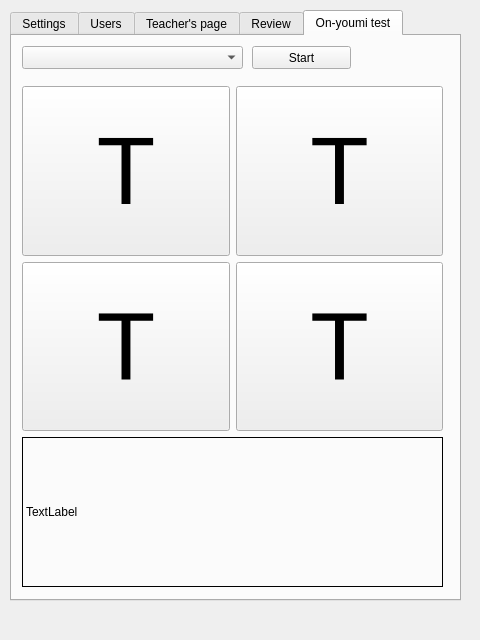
<?xml version="1.0" encoding="UTF-8"?>
<ui version="4.0">
 <class>KanjiToolsWindow</class>
 <widget class="QMainWindow" name="KanjiToolsWindow">
  <property name="geometry">
   <rect>
    <x>0</x>
    <y>0</y>
    <width>480</width>
    <height>640</height>
   </rect>
  </property>
  <property name="windowTitle">
   <string>Knanji tools</string>
  </property>
  <widget class="QWidget" name="centralwidget">
   <widget class="QTabWidget" name="tabWidget">
    <property name="geometry">
     <rect>
      <x>10</x>
      <y>10</y>
      <width>451</width>
      <height>591</height>
     </rect>
    </property>
    <property name="currentIndex">
     <number>4</number>
    </property>
    <widget class="QWidget" name="tab">
     <attribute name="title">
      <string>Settings</string>
     </attribute>
     <widget class="QPushButton" name="pushButton">
      <property name="geometry">
       <rect>
        <x>10</x>
        <y>20</y>
        <width>141</width>
        <height>23</height>
       </rect>
      </property>
      <property name="text">
       <string>Recreate tables</string>
      </property>
     </widget>
    </widget>
    <widget class="QWidget" name="tab_3">
     <attribute name="title">
      <string>Users</string>
     </attribute>
     <widget class="QListWidget" name="listWidget">
      <property name="geometry">
       <rect>
        <x>10</x>
        <y>40</y>
        <width>421</width>
        <height>511</height>
       </rect>
      </property>
      <property name="locale">
       <locale language="Japanese" country="Japan"/>
      </property>
     </widget>
     <widget class="QPushButton" name="pushButton_2">
      <property name="geometry">
       <rect>
        <x>10</x>
        <y>10</y>
        <width>111</width>
        <height>23</height>
       </rect>
      </property>
      <property name="text">
       <string>Add user</string>
      </property>
     </widget>
     <widget class="QPushButton" name="pushButton_3">
      <property name="geometry">
       <rect>
        <x>130</x>
        <y>10</y>
        <width>111</width>
        <height>23</height>
       </rect>
      </property>
      <property name="text">
       <string>Remove user</string>
      </property>
     </widget>
     <widget class="QPushButton" name="pushButton_4">
      <property name="geometry">
       <rect>
        <x>250</x>
        <y>10</y>
        <width>111</width>
        <height>23</height>
       </rect>
      </property>
      <property name="text">
       <string>Edit user data</string>
      </property>
     </widget>
    </widget>
    <widget class="QWidget" name="tab_2">
     <attribute name="title">
      <string>Teacher's page</string>
     </attribute>
     <widget class="QWidget" name="layoutWidget">
      <property name="geometry">
       <rect>
        <x>10</x>
        <y>20</y>
        <width>151</width>
        <height>421</height>
       </rect>
      </property>
      <layout class="QVBoxLayout" name="verticalLayout_10">
       <item>
        <layout class="QVBoxLayout" name="verticalLayout_2">
         <item>
          <widget class="QLabel" name="label">
           <property name="text">
            <string>Course</string>
           </property>
          </widget>
         </item>
         <item>
          <widget class="QComboBox" name="comboBox">
           <property name="editable">
            <bool>true</bool>
           </property>
          </widget>
         </item>
         <item>
          <layout class="QHBoxLayout" name="horizontalLayout">
           <item>
            <widget class="QPushButton" name="pushButton_5">
             <property name="text">
              <string>Add</string>
             </property>
            </widget>
           </item>
           <item>
            <widget class="QPushButton" name="pushButton_6">
             <property name="text">
              <string>Remove</string>
             </property>
            </widget>
           </item>
          </layout>
         </item>
        </layout>
       </item>
       <item>
        <layout class="QVBoxLayout" name="verticalLayout_3">
         <item>
          <widget class="QLabel" name="label_3">
           <property name="text">
            <string>Cadet</string>
           </property>
          </widget>
         </item>
         <item>
          <widget class="QComboBox" name="comboBox_3"/>
         </item>
         <item>
          <widget class="QPushButton" name="pushButton_10">
           <property name="text">
            <string>Add to course</string>
           </property>
          </widget>
         </item>
        </layout>
       </item>
       <item>
        <layout class="QVBoxLayout" name="verticalLayout_9">
         <item>
          <widget class="QLabel" name="label_2">
           <property name="text">
            <string>Kanji group</string>
           </property>
          </widget>
         </item>
         <item>
          <widget class="QComboBox" name="comboBox_2">
           <property name="editable">
            <bool>true</bool>
           </property>
          </widget>
         </item>
         <item>
          <layout class="QHBoxLayout" name="horizontalLayout_2">
           <item>
            <widget class="QPushButton" name="pushButton_7">
             <property name="text">
              <string>Add</string>
             </property>
            </widget>
           </item>
           <item>
            <widget class="QPushButton" name="pushButton_8">
             <property name="text">
              <string>Remove</string>
             </property>
            </widget>
           </item>
          </layout>
         </item>
         <item>
          <widget class="QPushButton" name="pushButton_9">
           <property name="text">
            <string>Open to course</string>
           </property>
          </widget>
         </item>
         <item>
          <widget class="QPushButton" name="pushButton_11">
           <property name="text">
            <string>Open to student</string>
           </property>
          </widget>
         </item>
        </layout>
       </item>
       <item>
        <layout class="QVBoxLayout" name="verticalLayout_4">
         <item>
          <widget class="QLabel" name="label_4">
           <property name="text">
            <string>Tests</string>
           </property>
          </widget>
         </item>
         <item>
          <widget class="QComboBox" name="comboBox_4">
           <property name="editable">
            <bool>true</bool>
           </property>
          </widget>
         </item>
         <item>
          <layout class="QHBoxLayout" name="horizontalLayout_3">
           <item>
            <widget class="QPushButton" name="pushButton_12">
             <property name="text">
              <string>Add</string>
             </property>
            </widget>
           </item>
           <item>
            <widget class="QPushButton" name="pushButton_13">
             <property name="text">
              <string>Remove</string>
             </property>
            </widget>
           </item>
          </layout>
         </item>
         <item>
          <widget class="QPushButton" name="pushButton_14">
           <property name="text">
            <string>Open to course</string>
           </property>
          </widget>
         </item>
         <item>
          <widget class="QPushButton" name="pushButton_15">
           <property name="text">
            <string>Open to student</string>
           </property>
          </widget>
         </item>
        </layout>
       </item>
      </layout>
     </widget>
     <widget class="QWidget" name="layoutWidget">
      <property name="geometry">
       <rect>
        <x>190</x>
        <y>20</y>
        <width>225</width>
        <height>421</height>
       </rect>
      </property>
      <layout class="QHBoxLayout" name="horizontalLayout_7">
       <item>
        <layout class="QVBoxLayout" name="verticalLayout">
         <item>
          <widget class="QPushButton" name="pushButton_16">
           <property name="text">
            <string>Add kanji</string>
           </property>
          </widget>
         </item>
         <item>
          <widget class="QPushButton" name="pushButton_17">
           <property name="text">
            <string>Remove kanji</string>
           </property>
          </widget>
         </item>
         <item>
          <widget class="QPushButton" name="pushButton_18">
           <property name="text">
            <string>Edit kanji data</string>
           </property>
          </widget>
         </item>
         <item>
          <widget class="QPushButton" name="pushButton_19">
           <property name="text">
            <string>Add to group</string>
           </property>
          </widget>
         </item>
         <item>
          <widget class="QPushButton" name="pushButton_20">
           <property name="text">
            <string>Add to test</string>
           </property>
          </widget>
         </item>
         <item>
          <widget class="QPushButton" name="pushButton_21">
           <property name="text">
            <string>Remove from test</string>
           </property>
          </widget>
         </item>
         <item>
          <widget class="QPushButton" name="pushButton_22">
           <property name="text">
            <string>Remove from group</string>
           </property>
          </widget>
         </item>
        </layout>
       </item>
       <item>
        <widget class="QListWidget" name="listWidget_2">
         <property name="sizePolicy">
          <sizepolicy hsizetype="Fixed" vsizetype="Expanding">
           <horstretch>0</horstretch>
           <verstretch>0</verstretch>
          </sizepolicy>
         </property>
         <property name="maximumSize">
          <size>
           <width>70</width>
           <height>16777215</height>
          </size>
         </property>
        </widget>
       </item>
      </layout>
     </widget>
    </widget>
    <widget class="QWidget" name="tab_7">
     <attribute name="title">
      <string>Review</string>
     </attribute>
     <widget class="QLabel" name="label_9">
      <property name="geometry">
       <rect>
        <x>40</x>
        <y>50</y>
        <width>151</width>
        <height>111</height>
       </rect>
      </property>
      <property name="font">
       <font>
        <pointsize>72</pointsize>
       </font>
      </property>
      <property name="frameShape">
       <enum>QFrame::Panel</enum>
      </property>
      <property name="text">
       <string>K</string>
      </property>
      <property name="scaledContents">
       <bool>false</bool>
      </property>
      <property name="alignment">
       <set>Qt::AlignCenter</set>
      </property>
     </widget>
     <widget class="QLabel" name="label_10">
      <property name="geometry">
       <rect>
        <x>300</x>
        <y>50</y>
        <width>131</width>
        <height>16</height>
       </rect>
      </property>
      <property name="frameShape">
       <enum>QFrame::Panel</enum>
      </property>
      <property name="text">
       <string>TextLabel</string>
      </property>
     </widget>
     <widget class="QLabel" name="label_11">
      <property name="geometry">
       <rect>
        <x>300</x>
        <y>80</y>
        <width>131</width>
        <height>16</height>
       </rect>
      </property>
      <property name="frameShape">
       <enum>QFrame::Panel</enum>
      </property>
      <property name="text">
       <string>TextLabel</string>
      </property>
     </widget>
     <widget class="QLabel" name="label_12">
      <property name="geometry">
       <rect>
        <x>120</x>
        <y>180</y>
        <width>311</width>
        <height>71</height>
       </rect>
      </property>
      <property name="frameShape">
       <enum>QFrame::Panel</enum>
      </property>
      <property name="text">
       <string>TextLabel</string>
      </property>
      <property name="textFormat">
       <enum>Qt::RichText</enum>
      </property>
      <property name="alignment">
       <set>Qt::AlignLeading|Qt::AlignLeft|Qt::AlignTop</set>
      </property>
      <property name="wordWrap">
       <bool>false</bool>
      </property>
     </widget>
     <widget class="QLabel" name="label_13">
      <property name="geometry">
       <rect>
        <x>120</x>
        <y>270</y>
        <width>311</width>
        <height>71</height>
       </rect>
      </property>
      <property name="frameShape">
       <enum>QFrame::Panel</enum>
      </property>
      <property name="text">
       <string>TextLabel</string>
      </property>
      <property name="textFormat">
       <enum>Qt::RichText</enum>
      </property>
      <property name="alignment">
       <set>Qt::AlignLeading|Qt::AlignLeft|Qt::AlignTop</set>
      </property>
      <property name="wordWrap">
       <bool>false</bool>
      </property>
     </widget>
     <widget class="QComboBox" name="comboBox_9">
      <property name="geometry">
       <rect>
        <x>30</x>
        <y>10</y>
        <width>171</width>
        <height>23</height>
       </rect>
      </property>
     </widget>
     <widget class="QPushButton" name="pushButton_45">
      <property name="geometry">
       <rect>
        <x>30</x>
        <y>380</y>
        <width>99</width>
        <height>23</height>
       </rect>
      </property>
      <property name="text">
       <string>&lt;</string>
      </property>
     </widget>
     <widget class="QPushButton" name="pushButton_46">
      <property name="geometry">
       <rect>
        <x>270</x>
        <y>370</y>
        <width>99</width>
        <height>23</height>
       </rect>
      </property>
      <property name="text">
       <string>&gt;</string>
      </property>
     </widget>
     <widget class="QLabel" name="label_14">
      <property name="geometry">
       <rect>
        <x>220</x>
        <y>50</y>
        <width>61</width>
        <height>16</height>
       </rect>
      </property>
      <property name="text">
       <string>On-youmi:</string>
      </property>
     </widget>
     <widget class="QLabel" name="label_15">
      <property name="geometry">
       <rect>
        <x>220</x>
        <y>80</y>
        <width>71</width>
        <height>16</height>
       </rect>
      </property>
      <property name="text">
       <string>Kun-youmi:</string>
      </property>
     </widget>
     <widget class="QLabel" name="label_16">
      <property name="geometry">
       <rect>
        <x>40</x>
        <y>180</y>
        <width>61</width>
        <height>16</height>
       </rect>
      </property>
      <property name="text">
       <string>Meaning:</string>
      </property>
     </widget>
     <widget class="QLabel" name="label_17">
      <property name="geometry">
       <rect>
        <x>40</x>
        <y>270</y>
        <width>71</width>
        <height>16</height>
       </rect>
      </property>
      <property name="text">
       <string>Examples:</string>
      </property>
     </widget>
    </widget>
    <widget class="QWidget" name="tab_4">
     <attribute name="title">
      <string>On-youmi test</string>
     </attribute>
     <widget class="QComboBox" name="comboBox_5">
      <property name="geometry">
       <rect>
        <x>10</x>
        <y>10</y>
        <width>221</width>
        <height>23</height>
       </rect>
      </property>
     </widget>
     <widget class="QPushButton" name="pushButton_27">
      <property name="geometry">
       <rect>
        <x>240</x>
        <y>10</y>
        <width>99</width>
        <height>23</height>
       </rect>
      </property>
      <property name="text">
       <string>Start</string>
      </property>
     </widget>
     <widget class="QWidget" name="">
      <property name="geometry">
       <rect>
        <x>10</x>
        <y>50</y>
        <width>421</width>
        <height>501</height>
       </rect>
      </property>
      <layout class="QVBoxLayout" name="verticalLayout_5">
       <item>
        <layout class="QGridLayout" name="gridLayout">
         <item row="0" column="0">
          <widget class="QPushButton" name="pushButton_23">
           <property name="sizePolicy">
            <sizepolicy hsizetype="Minimum" vsizetype="Minimum">
             <horstretch>0</horstretch>
             <verstretch>0</verstretch>
            </sizepolicy>
           </property>
           <property name="font">
            <font>
             <pointsize>72</pointsize>
            </font>
           </property>
           <property name="text">
            <string>T</string>
           </property>
          </widget>
         </item>
         <item row="0" column="1">
          <widget class="QPushButton" name="pushButton_24">
           <property name="sizePolicy">
            <sizepolicy hsizetype="Minimum" vsizetype="Minimum">
             <horstretch>0</horstretch>
             <verstretch>0</verstretch>
            </sizepolicy>
           </property>
           <property name="font">
            <font>
             <pointsize>72</pointsize>
            </font>
           </property>
           <property name="text">
            <string>T</string>
           </property>
          </widget>
         </item>
         <item row="1" column="0">
          <widget class="QPushButton" name="pushButton_25">
           <property name="sizePolicy">
            <sizepolicy hsizetype="Minimum" vsizetype="Minimum">
             <horstretch>0</horstretch>
             <verstretch>0</verstretch>
            </sizepolicy>
           </property>
           <property name="font">
            <font>
             <pointsize>72</pointsize>
            </font>
           </property>
           <property name="text">
            <string>T</string>
           </property>
          </widget>
         </item>
         <item row="1" column="1">
          <widget class="QPushButton" name="pushButton_26">
           <property name="sizePolicy">
            <sizepolicy hsizetype="Minimum" vsizetype="Minimum">
             <horstretch>0</horstretch>
             <verstretch>0</verstretch>
            </sizepolicy>
           </property>
           <property name="font">
            <font>
             <pointsize>72</pointsize>
            </font>
           </property>
           <property name="text">
            <string>T</string>
           </property>
          </widget>
         </item>
        </layout>
       </item>
       <item>
        <widget class="QLabel" name="label_5">
         <property name="sizePolicy">
          <sizepolicy hsizetype="Preferred" vsizetype="Maximum">
           <horstretch>0</horstretch>
           <verstretch>0</verstretch>
          </sizepolicy>
         </property>
         <property name="maximumSize">
          <size>
           <width>16777215</width>
           <height>150</height>
          </size>
         </property>
         <property name="frameShape">
          <enum>QFrame::Panel</enum>
         </property>
         <property name="text">
          <string>TextLabel</string>
         </property>
        </widget>
       </item>
      </layout>
     </widget>
    </widget>
   </widget>
  </widget>
  <widget class="QMenuBar" name="menubar">
   <property name="geometry">
    <rect>
     <x>0</x>
     <y>0</y>
     <width>480</width>
     <height>20</height>
    </rect>
   </property>
  </widget>
 </widget>
 <resources/>
 <connections/>
</ui>
